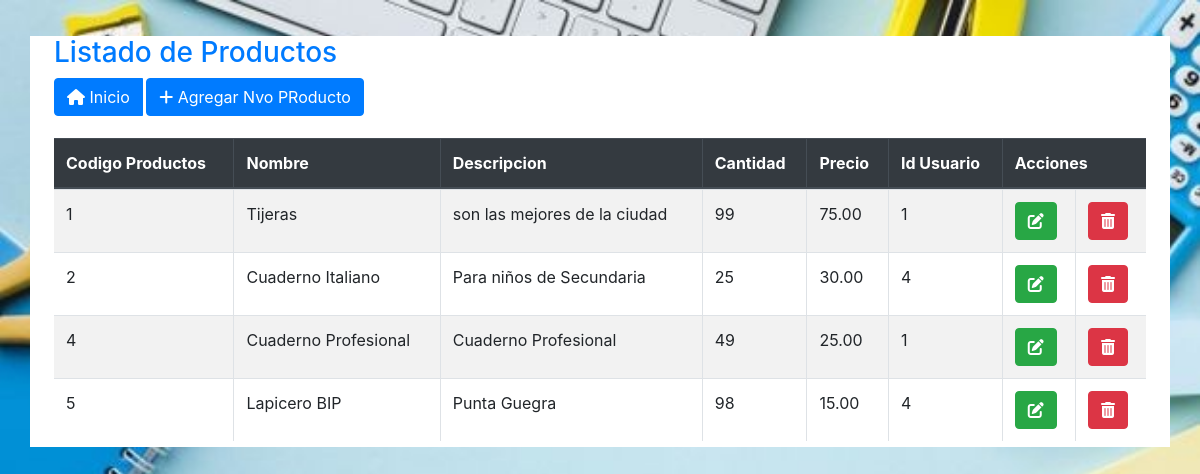
The page /Producto/index.php on the database its author committed.
### tables this page shows
CREATE TABLE `productos` (
  `Cod_Producto` int NOT NULL AUTO_INCREMENT,
  `Imagen` varchar(50) NOT NULL,
  `Nombre` varchar(30) NOT NULL,
  `Descripcion` varchar(50) NOT NULL,
  `Cantidad` int NOT NULL,
  `Precio` decimal(4,2) NOT NULL,
  `id_usuario` int NOT NULL,
  PRIMARY KEY (`Cod_Producto`)
);

### Empleados/clases/conectar.php (called while the page is built)
<?php
	class conectar
	{
		private $cn;
		public function conectar(){
			$this->cn=new mysqli('localhost','root','1234','Marsys');
        	return $this->cn;
		}
		public function setNames(){
			return $this->cn->query("SET NAMES 'utf8'");
		}
	}
 ?>

### Producto/Producto.php (called while the page is built, shortened)
<?php
require_once("../Empleados/clases/conectar.php");
class usuarios extends conectar
{
  private $db;
  public function __construct()
  {
    $this->db = parent::conectar();
  }
  public function getDatos()
  {
    $sql = "select * from Productos;";
    $datos = $this->db->query($sql);
    $arreglo = array();
    while ($reg = $datos->fetch_object()) {
      $arreglo[] = $reg;
    }
    return $arreglo;
  }
}

### Producto/index.php (the view, shortened to what this page needs)
<?php
require_once("Producto.php");
$usuario = new usuarios();
$u = $usuario->getDatos();
?>
<!DOCTYPE html>
<html>
<head>
	<link rel="stylesheet" href="https://cdnjs.cloudflare.com/ajax/libs/font-awesome/6.3.0/css/all.min.css" />
	<link rel="stylesheet" type="text/css" href="../bootstrap5/css/magda.css">
	<link rel="stylesheet" type="text/css" href="../bootstrap5/css/styles.css">
	<link href="../bootstrap5/css/dataTables.bootstrap4.min.css" rel="stylesheet" />
</head>
<body>
	<div class="container">
		<div class="panel panel-primary">
			<div class="panel-heading">
		<h3>Listado de Productos</h3>
			</div>
			<div class="panel-body">
				<div class="form-group input-group">
					<div class="input-group-prepend">
						<a href="../paneladmin.php" class="btn btn-primary"><i class="fa-solid fa-house"></i>
							Inicio</a>
					</div>
					<div class="input-group-prepend">
					<span>&nbsp;</span>
                  <span>
						<a href="agregar.php" class="btn btn-primary"><i class="fa-solid fa-plus"></i> Agregar Nvo PRoducto</a>
				  </span>
					</div>
				</div>
				<div class="table-responsive">
					<table class="table table-striped table-bordered" id="tbl">
						<thead class="thead-dark">
							<tr class="info">
								<th>Codigo Productos</th>
								<th>Nombre</th>
								<th>Descripcion</th>
								<th>Cantidad</th>
								<th>Precio</th>
								<th>Id Usuario</th>
								<th colspan="2">Acciones</th>
							</tr>
						</thead>
						<tbody>
							<?php
							foreach ($u as $dato) {
							?>
								<tr>
									<td><?php echo $dato->Cod_Producto ?></td>
									<td><?php echo $dato->Nombre ?></td>
									<td><?php echo $dato->Descripcion ?></td>
									<td><?php echo $dato->Cantidad ?></td>
									<td><?php echo $dato->Precio ?></td>
									<td><?php echo $dato->id_usuario ?></td>
									<td>
										<a href="editar.php?id=<?php echo $dato->Cod_Producto ?>"><button class="btn btn-success"><i class="fas fa-edit"></i></button></a>
									</td>
									<td>
										<a href="javascript:void(0);" onclick="eliminar('eliminar.php?id=<?php echo $dato->Cod_Producto ?>');"><button class="btn btn-danger"><i class='fas fa-trash-alt'></i></button></span></a>
									</td>
								</tr>
							<?php
							}
							?>
						</tbody>
					</table>
				</div>
			</div>
		</div>
	</div>
</body>
</html>

### rows shown on the page
productos: Cod_Producto "1", Nombre "Tijeras", Descripcion "son las mejores de la ciudad", Cantidad "99", Precio "75.00", id_usuario "1"
productos: Cod_Producto "2", Nombre "Cuaderno Italiano", Descripcion "Para niños de Secundaria", Cantidad "25", Precio "30.00", id_usuario "4"
productos: Cod_Producto "4", Nombre "Cuaderno Profesional", Descripcion "Cuaderno Profesional", Cantidad "49", Precio "25.00", id_usuario "1"
productos: Cod_Producto "5", Nombre "Lapicero BIP", Descripcion "Punta Guegra", Cantidad "98", Precio "15.00", id_usuario "4"
